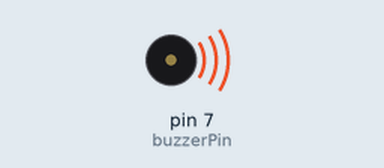
Bench run of a sketch on a simulated Arduino Uno, built with avr-gcc and run on an emulated ATmega328P. On the bench: buzzer (waves = sounding).

Above: at 0.3 s.
At 30.3 s:
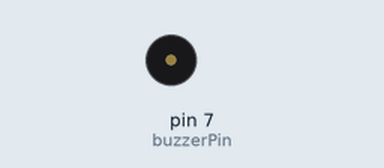
Timing chart, 0 to 78.0 s (numbered marks = the images above):
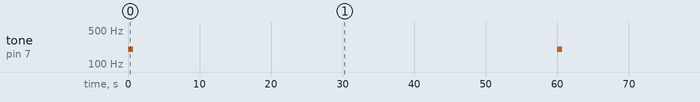

Measured:
- by itself, tone on pin 7 (buzzerPin): alternates 200 Hz for 0.70 s and silent for 59.3 s

The sketch:

buzzAlarm.ino
```cpp
#include<Arduino.h>

// an alarm system that can be used with two different sensors
// a pir sensor or a distance sensor

const int buzzerPin = 7;

// pir sensor
const int pirPin = 8;
int status;

// distance sensor
const int echoPin = 5;
const int triggerPin = 6;


void simpleTest(const int buzzer) {
	tone(buzzerPin,200,700);
	delay(60000);
}

void pirSensor(int pir ) {
	pir = digitalRead(pirPin);
	while(pir == HIGH) {
		pir = digitalRead(pirPin);
		tone(buzzerPin,400,700);
		delay(2000);
		tone(buzzerPin,450,650);
		delay(2000);
		tone(buzzerPin,300,500);
		delay(2000);
	}
}

void distanceSensor(int trig, int echo) {
	long duration;
	int distance;

	duration = pulseIn(echo,HIGH);
	digitalWrite(trig,HIGH);
	digitalWrite(trig,LOW);

	distance = duration * 0.034 / 2;
	if(distance < 5) {
		tone(buzzerPin,500,500);
	}

}

void setup() {
	// pir sensor
	//pinMode(pirPin,INPUT);
	// distance sensor
	pinMode(triggerPin,OUTPUT);
	pinMode(echoPin,INPUT);

}

void loop() {
	//pirSensor(status);
	//distanceSensor(triggerPin,echoPin);
	simpleTest(buzzerPin);
}
```
